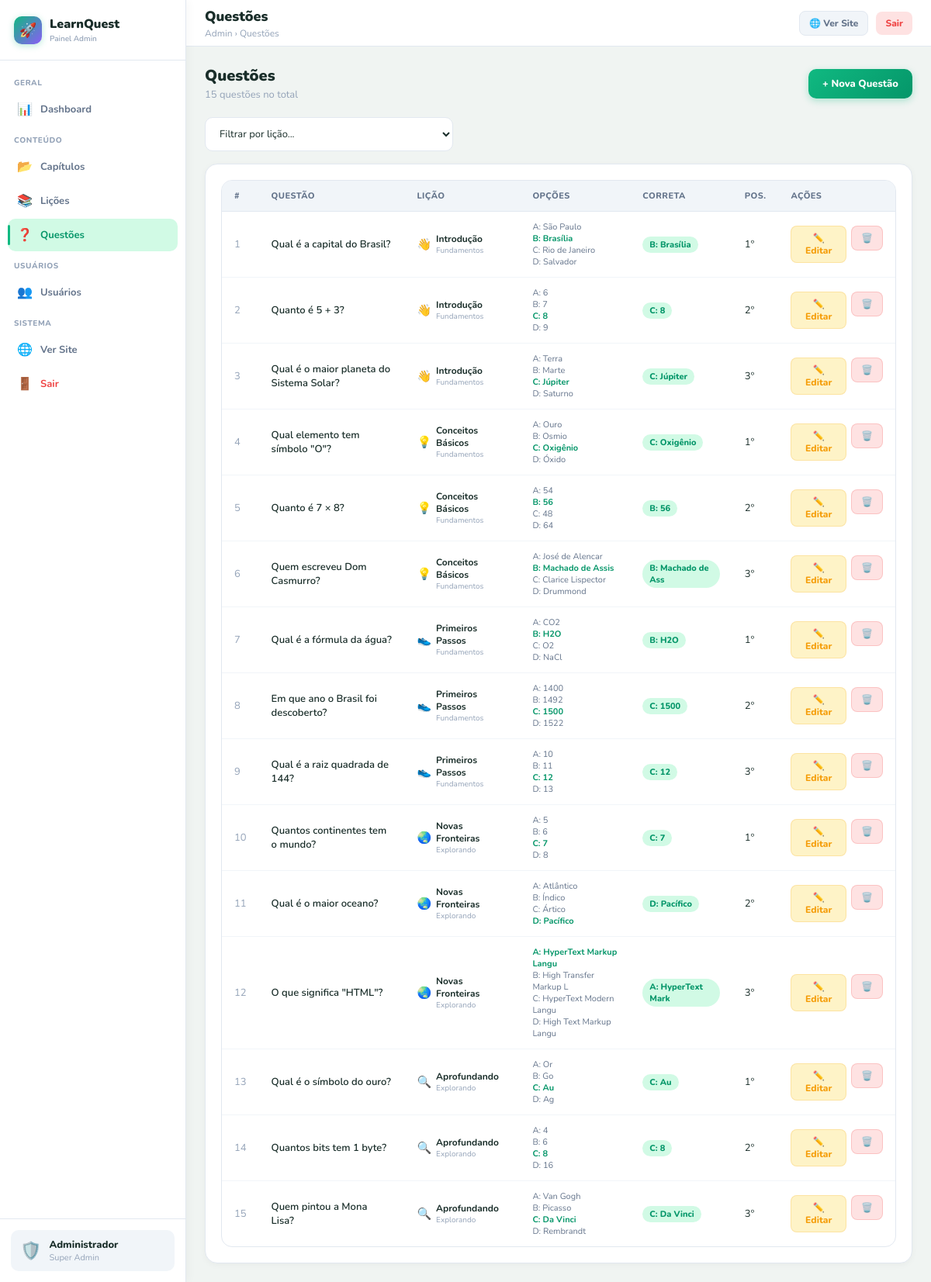
Page /admin/questions.php (signed in) on the committed database.
### tables this page shows
CREATE TABLE IF NOT EXISTS questions (
    id          INT AUTO_INCREMENT PRIMARY KEY,
    lesson_id   INT          NOT NULL,
    question    TEXT         NOT NULL,
    option_a    VARCHAR(255) NOT NULL,
    option_b    VARCHAR(255) NOT NULL,
    option_c    VARCHAR(255) NOT NULL,
    option_d    VARCHAR(255) NOT NULL,
    correct     TINYINT      NOT NULL COMMENT '0=A,1=B,2=C,3=D',
    position    INT          NOT NULL DEFAULT 0,
    FOREIGN KEY (lesson_id) REFERENCES lessons(id) ON DELETE CASCADE
);

CREATE TABLE IF NOT EXISTS lessons (
    id          INT AUTO_INCREMENT PRIMARY KEY,
    chapter_id  INT          NOT NULL,
    title       VARCHAR(100) NOT NULL,
    icon        VARCHAR(10)  NOT NULL DEFAULT '📖',
    position    INT          NOT NULL DEFAULT 0,
    xp_reward   INT          NOT NULL DEFAULT 30,
    gem_reward  INT          NOT NULL DEFAULT 5,
    FOREIGN KEY (chapter_id) REFERENCES chapters(id) ON DELETE CASCADE
);

CREATE TABLE IF NOT EXISTS chapters (
    id          INT AUTO_INCREMENT PRIMARY KEY,
    title       VARCHAR(100) NOT NULL,
    icon        VARCHAR(10)  NOT NULL DEFAULT '📚',
    color       VARCHAR(10)  NOT NULL DEFAULT '#10B981',
    position    INT          NOT NULL DEFAULT 0,
    xp_required INT          NOT NULL DEFAULT 0,
    description TEXT         NULL
);

### admin/questions.php (the view, shortened to what this page needs)
<?php
$pdo      = db();
$lessonId = (int)($_GET['lesson_id'] ?? 0);
$where = $lessonId ? "WHERE q.lesson_id = $lessonId" : '';
$questions = $pdo->query("
    SELECT q.*, l.title AS lesson_name, l.icon AS lesson_icon,
           c.title AS chapter_name, c.color AS chapter_color
    FROM questions q
    JOIN lessons l ON l.id = q.lesson_id
    JOIN chapters c ON c.id = l.chapter_id
    $where
    ORDER BY c.position, l.position, q.position
")->fetchAll();
$filterLesson = $lessonId ? $pdo->query("
    SELECT l.*, c.title AS chapter_name FROM lessons l
    JOIN chapters c ON c.id=l.chapter_id WHERE l.id=$lessonId")->fetch() : null;
$LETTERS = ['A','B','C','D'];
include __DIR__ . '/layout.php';
?>
<div class="page-header">
  <div class="page-header-left">
    <h2>Questões <?= $filterLesson ? '— ' . htmlspecialchars($filterLesson['title']) : '' ?></h2>
    <p>
      <?= count($questions) ?> questões
      <?= $filterLesson ? 'nesta lição • ' . htmlspecialchars($filterLesson['chapter_name']) : 'no total' ?>
    </p>
  </div>
  <div style="display:flex;gap:8px">
    <button onclick="openModal()" class="btn btn-primary">+ Nova Questão</button>
  </div>
</div>
<?php if (!$lessonId): ?>
<div style="margin-bottom:16px">
  <select onchange="if(this.value) location.href='questions.php?lesson_id='+this.value"
    class="form-select" style="max-width:320px">
    <option value="">Filtrar por lição...</option>
  </select>
</div>
<?php endif; ?>
<div class="card">
  <div class="table-wrap">
    <table>
      <thead>
        <tr><th>#</th><th>Questão</th><th>Lição</th><th>Opções</th><th>Correta</th><th>Pos.</th><th>Ações</th></tr>
      </thead>
      <tbody>
        <?php foreach ($questions as $q): ?>
        <tr>
          <td style="color:var(--tm)"><?= $q['id'] ?></td>
          <td style="max-width:240px">
            <div style="font-weight:600;font-size:13px;line-height:1.4">
              <?= htmlspecialchars(mb_substr($q['question'], 0, 80)) . (mb_strlen($q['question']) > 80 ? '…' : '') ?>
            </div>
          </td>
          <td>
            <div style="display:flex;align-items:center;gap:6px">
              <span style="font-size:15px"><?= htmlspecialchars($q['lesson_icon']) ?></span>
              <div>
                <div style="font-size:12px;font-weight:700"><?= htmlspecialchars($q['lesson_name']) ?></div>
                <div style="font-size:10px;color:var(--tm)"><?= htmlspecialchars($q['chapter_name']) ?></div>
              </div>
            </div>
          </td>
          <td>
            <div style="font-size:11px;color:var(--ts)">
              <?php foreach (['option_a','option_b','option_c','option_d'] as $i => $opt): ?>
              <div style="<?= $i==$q['correct']?'color:var(--pd);font-weight:700':'' ?>">
                <?= $LETTERS[$i] ?>: <?= htmlspecialchars(mb_substr($q[$opt], 0, 22)) ?>
              </div>
              <?php endforeach; ?>
            </div>
          </td>
          <td>
            <span class="badge badge-green">
              <?= $LETTERS[$q['correct']] ?>: <?= htmlspecialchars(mb_substr($q['option_' . ['a','b','c','d'][$q['correct']]], 0, 14)) ?>
            </span>
          </td>
          <td><?= $q['position'] ?>º</td>
          <td>
            <div style="display:flex;gap:6px">
              <button onclick='openModal(<?= htmlspecialchars(json_encode($q)) ?>)' class="btn btn-warning btn-sm">✏️ Editar</button>
              <form method="POST" action="?action=delete&id=<?= $q['id'] ?>&lesson_id=<?= $lessonId ?>"
                onsubmit="return confirm('Excluir esta questão?')">
                <button type="submit" class="btn btn-danger btn-sm">🗑️</button>
              </form>
            </div>
          </td>
        </tr>
        <?php endforeach; ?>
      </tbody>
    </table>
  </div>
</div>
<?php include __DIR__ . '/layout_end.php'; ?>

### admin/layout.php (style rules this page uses)
:root { --p:#10B981;--pd:#059669;--pl:#D1FAE5; --ac:#8B5CF6;--al:#EDE9FE; --wa:#F59E0B;--wl:#FEF3C7; --da:#EF4444;--dl:#FEE2E2; --in:#3B82F6;--il:#DBEAFE; --bg:#F0F4F2;--su:#FFFFFF; --bo:#E2E8F0;--bl:#F1F5F9; --tx:#1A2E2A;--ts:#64748B;--tm:#94A3B8; --sidebar:240px; }
*,*::before,*::after { box-sizing:border-box;margin:0;padding:0 }
body { font-family:'Nunito',system-ui,sans-serif;background:var(--bg);color:var(--tx);min-height:100vh;display:flex }
input,button,select,textarea { font-family:inherit }
.card { background:var(--su);border-radius:16px;border:1px solid var(--bo);padding:20px;box-shadow:0 2px 8px rgba(0,0,0,.04) }
.table-wrap { overflow-x:auto;border-radius:14px;border:1px solid var(--bo) }
table { width:100%;border-collapse:collapse;font-size:13px }
thead th { background:var(--bl);padding:12px 16px;text-align:left; font-weight:800;color:var(--ts);font-size:11px;text-transform:uppercase; letter-spacing:.04em;border-bottom:1px solid var(--bo); }
tbody td { padding:12px 16px;border-bottom:1px solid var(--bl);color:var(--tx);vertical-align:middle }
tbody tr:last-child td { border-bottom:none }
.form-input,.form-select,.form-textarea { padding:11px 14px;border-radius:10px;border:1.5px solid var(--bo); font-size:13px;color:var(--tx);background:var(--su);outline:none; transition:border-color .15s;width:100%; }
.btn { display:inline-flex;align-items:center;justify-content:center;gap:7px; padding:10px 18px;border-radius:10px;border:none;font-size:13px; font-weight:800;cursor:pointer;transition:all .15s;text-decoration:none; }
.btn-sm { padding:7px 12px;font-size:12px;border-radius:8px }
.btn-primary { background:linear-gradient(135deg,var(--p),var(--pd));color:#fff;box-shadow:0 3px 10px rgba(16,185,129,.3) }
.btn-danger { background:var(--dl);color:var(--da);border:1px solid rgba(239,68,68,.2) }
.btn-warning { background:var(--wl);color:var(--wa);border:1px solid rgba(245,158,11,.2) }
.badge { display:inline-flex;align-items:center;gap:4px;padding:3px 9px;border-radius:99px;font-size:11px;font-weight:800 }
.badge-green { background:var(--pl);color:var(--pd) }
.page-header { display:flex;align-items:center;justify-content:space-between;margin-bottom:20px;flex-wrap:wrap;gap:12px }
.page-header-left h2 { font-size:20px;font-weight:900;color:var(--tx) }
.page-header-left p { font-size:13px;color:var(--tm);margin-top:2px }

### rows in the picture
questions: id "1", question "Qual é a capital do Brasil?", lesson.icon "👋", lesson.title "Introdução", chapters.title "Fundamentos", i "A", option_a "São Paulo", i "B", option_b "Brasília", i "C", option_c "Rio de Janeiro", i "D", option_d "Salvador", correct "B", position "1"
questions: id "2", question "Quanto é 5 + 3?", lesson.icon "👋", lesson.title "Introdução", chapters.title "Fundamentos", i "A", option_a "6", i "B", option_b "7", i "C", option_c "8", i "D", option_d "9", correct "C", position "2"
questions: id "3", question "Qual é o maior planeta do Sistema Solar?", lesson.icon "👋", lesson.title "Introdução", chapters.title "Fundamentos", i "A", option_a "Terra", i "B", option_b "Marte", i "C", option_c "Júpiter", i "D", option_d "Saturno", correct "C", position "3"
questions: id "4", question "Qual elemento tem símbolo \"O\"?", lesson.icon "💡", lesson.title "Conceitos Básicos", chapters.title "Fundamentos", i "A", option_a "Ouro", i "B", option_b "Osmio", i "C", option_c "Oxigênio", i "D", option_d "Óxido", correct "C", position "1"
questions: id "5", question "Quanto é 7 × 8?", lesson.icon "💡", lesson.title "Conceitos Básicos", chapters.title "Fundamentos", i "A", option_a "54", i "B", option_b "56", i "C", option_c "48", i "D", option_d "64", correct "B", position "2"
questions: id "6", question "Quem escreveu Dom Casmurro?", lesson.icon "💡", lesson.title "Conceitos Básicos", chapters.title "Fundamentos", i "A", option_a "José de Alencar", i "B", option_b "Machado de Assis", i "C", option_c "Clarice Lispector", i "D", option_d "Drummond", correct "B", correct+option_b "Machado de Ass", position "3"
questions: id "7", question "Qual é a fórmula da água?", lesson.icon "👟", lesson.title "Primeiros Passos", chapters.title "Fundamentos", i "A", option_a "CO2", i "B", option_b "H2O", i "C", option_c "O2", i "D", option_d "NaCl", correct "B", position "1"
questions: id "8", question "Em que ano o Brasil foi descoberto?", lesson.icon "👟", lesson.title "Primeiros Passos", chapters.title "Fundamentos", i "A", option_a "1400", i "B", option_b "1492", i "C", option_c "1500", i "D", option_d "1522", correct "C", position "2"
questions: id "9", question "Qual é a raiz quadrada de 144?", lesson.icon "👟", lesson.title "Primeiros Passos", chapters.title "Fundamentos", i "A", option_a "10", i "B", option_b "11", i "C", option_c "12", i "D", option_d "13", correct "C", position "3"
questions: id "10", question "Quantos continentes tem o mundo?", lesson.icon "🌏", lesson.title "Novas Fronteiras", chapters.title "Explorando", i "A", option_a "5", i "B", option_b "6", i "C", option_c "7", i "D", option_d "8", correct "C", position "1"
questions: id "11", question "Qual é o maior oceano?", lesson.icon "🌏", lesson.title "Novas Fronteiras", chapters.title "Explorando", i "A", option_a "Atlântico", i "B", option_b "Índico", i "C", option_c "Ártico", i "D", option_d "Pacífico", correct "D", position "2"
questions: id "12", question "O que significa \"HTML\"?", lesson.icon "🌏", lesson.title "Novas Fronteiras", chapters.title "Explorando", i "A", option_a "HyperText Markup Langu", i "B", option_b "High Transfer Markup L", i "C", option_c "HyperText Modern Langu", i "D", option_d "High Text Markup Langu", correct "A", correct+option_a "HyperText Mark", position "3"
questions: id "13", question "Qual é o símbolo do ouro?", lesson.icon "🔍", lesson.title "Aprofundando", chapters.title "Explorando", i "A", option_a "Or", i "B", option_b "Go", i "C", option_c "Au", i "D", option_d "Ag", correct "C", position "1"
questions: id "14", question "Quantos bits tem 1 byte?", lesson.icon "🔍", lesson.title "Aprofundando", chapters.title "Explorando", i "A", option_a "4", i "B", option_b "6", i "C", option_c "8", i "D", option_d "16", correct "C", position "2"
questions: id "15", question "Quem pintou a Mona Lisa?", lesson.icon "🔍", lesson.title "Aprofundando", chapters.title "Explorando", i "A", option_a "Van Gogh", i "B", option_b "Picasso", i "C", option_c "Da Vinci", i "D", option_d "Rembrandt", correct "C", position "3"

### other values in the picture
ADMIN_PAGE "Questões"
count($questions) "15"
